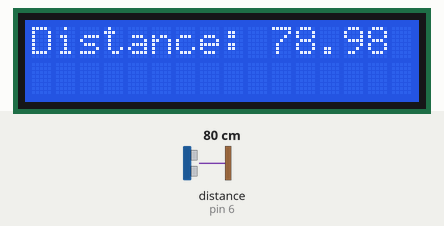
Recording of a sketch running on a simulated Arduino Uno, built with avr-gcc and run on an emulated ATmega328P. Parts: 16×2 character LCD. Wiring (inferred from the names in the program): ultrasonic range finder: trigger pin 7; echo pin 6. Inputs (shaded band) come from the test bench; at power-on: distance to the obstacle (sensor on pin 6) 80 cm. The echo pulse lasts 58.3 µs per cm; what the sketch prints to the serial monitor is not drawn.

Above: at 1.3 s.
1.4 s: distance to the obstacle (sensor on pin 6) set to 2 cm
At 2.1 s:
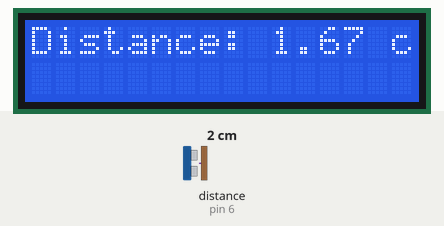
3.2 s: distance to the obstacle (sensor on pin 6) set to 4 cm
At 4.3 s:
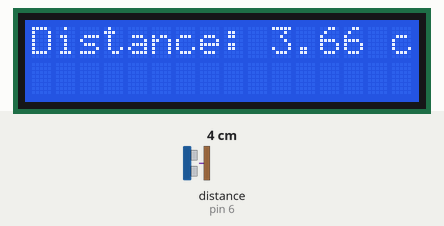
4.7 s: distance to the obstacle (sensor on pin 6) set to 9 cm
At 5.4 s:
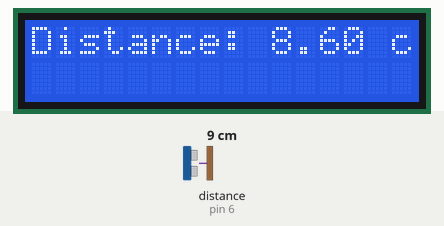
Timing chart, 0 to 7.7 s (numbered marks = the images above; inputs shaded):
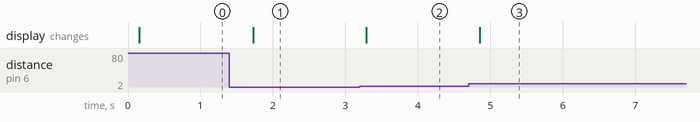

The sketch:

ultrasonic-two.ino
```cpp
#include <Wire.h>
#include <LiquidCrystal_I2C.h>

// Inisialisasi LCD I2C dengan alamat yang sesuai (sesuaikan jika perlu)
LiquidCrystal_I2C lcd(0x27, 16, 2);

// Konstanta untuk pin sensor ultrasonik
const int TRIG_PIN = 7;  // Pin TRIG pada Arduino
const int ECHO_PIN = 6;  // Pin ECHO pada Arduino

// Variabel untuk menyimpan durasi dan jarak
float duration_us, distance_cm;

void setup() {
  // Inisialisasi Serial Monitor untuk debugging
  Serial.begin(9600);

  // Konfigurasi pin TRIG sebagai output dan pin ECHO sebagai input
  pinMode(TRIG_PIN, OUTPUT);
  pinMode(ECHO_PIN, INPUT);

  // Inisialisasi LCD
  lcd.begin(16, 2);   // Mengatur LCD dengan ukuran 16 kolom dan 2 baris
  lcd.init();         // Inisialisasi LCD
  lcd.backlight();    // Menyalakan backlight LCD
}

void loop() {
  // Mengirim sinyal TRIG (10 mikrodetik)
  digitalWrite(TRIG_PIN, LOW);
  delayMicroseconds(2);
  digitalWrite(TRIG_PIN, HIGH);
  delayMicroseconds(10);
  digitalWrite(TRIG_PIN, LOW);

  // Membaca durasi pantulan sinyal dari ECHO
  duration_us = pulseIn(ECHO_PIN, HIGH);

  // Menghitung jarak dalam cm (rumus: jarak = (kecepatan suara di udara * waktu) / 2)
  distance_cm = duration_us * 0.034 / 2;

  // Menampilkan jarak di Serial Monitor
  Serial.print("Jarak: ");
  Serial.print(distance_cm);
  Serial.println(" cm");

  // Menampilkan jarak di LCD
  lcd.clear();
  lcd.setCursor(0, 0);  // Menampilkan di baris pertama
  lcd.print("Distance: ");
  lcd.print(distance_cm);
  lcd.print(" cm");

  // Menunggu 500 ms sebelum pembacaan berikutnya
  delay(500);
}
```

Measured:
- after the input at 1.4 s, the display: changes after 0.33 s (image 1)
- after the input at 3.2 s, the display: changes after 0.09 s (image 2)
- after the input at 4.7 s, the display: changes after 0.15 s (image 3)
